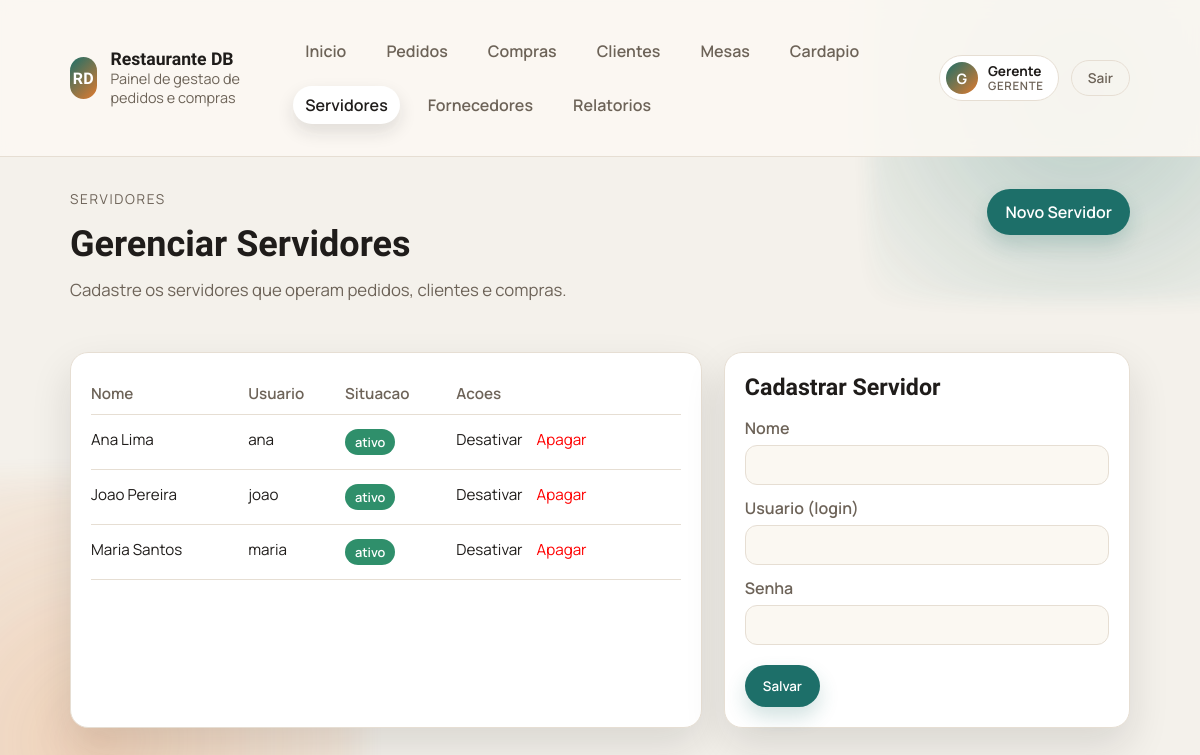
/servidor (signed in), run on the app's committed database.
### tables this page shows
CREATE TABLE usuarios (
    id_usuario INTEGER PRIMARY KEY AUTOINCREMENT,
    nome TEXT NOT NULL,
    usuario TEXT NOT NULL UNIQUE,
    senha TEXT NOT NULL,
    perfil TEXT NOT NULL DEFAULT 'servidor' CHECK (perfil IN ('admin','servidor')),
    ativo INTEGER NOT NULL DEFAULT 1 CHECK (ativo IN (0,1)),
    data_cadastro TEXT DEFAULT CURRENT_TIMESTAMP
);

### public/bd/models.php (called while the page is built, shortened)
<?php
$pdo = null;
function db_connect() {
    global $pdo;
    if (!$pdo) {
        $db_path = __DIR__ . '/../../database.sqlite';
        $pdo = get_sqlite_connection($db_path);
    }
    return $pdo;
}
function get_servidores() {
    $pdo = db_connect();
    $stmt = $pdo->query("SELECT id_usuario, nome, usuario, perfil, ativo, data_cadastro
                         FROM usuarios WHERE perfil = 'servidor' ORDER BY nome ASC");
    return $stmt->fetchAll();
}

### public/templates/servidor.php (the view, shortened to what this page needs)
<?php
require_once __DIR__ . '/../bd/models.php';
$servidores = get_servidores();
?><!doctype html>
<html lang="pt-BR">
<head>
    <link rel="stylesheet" href="/style.css">
</head>
<body>
    <?php require __DIR__ . '/partials/topbar.php'; ?>
    <main class="container">
        <section class="page-header">
            <div>
                <p class="eyebrow">Servidores</p>
                <h1>Gerenciar Servidores</h1>
                <p class="lead">Cadastre os servidores que operam pedidos, clientes e compras.</p>
            </div>
            <div class="page-actions">
                <a class="button" href="#form-card">Novo Servidor</a>
            </div>
        </section>
        <section class="layout">
            <div class="table-card">
                <table>
                    <thead>
                        <tr>
                            <th>Nome</th>
                            <th>Usuario</th>
                            <th>Situacao</th>
                            <th>Acoes</th>
                        </tr>
                    </thead>
                    <tbody>
                        <?php foreach ($servidores as $s): ?>
                        <tr>
                            <td><?= htmlspecialchars((string)$s['nome']) ?></td>
                            <td><?= htmlspecialchars((string)$s['usuario']) ?></td>
                            <td>
                                <span class="badge <?= $s['ativo'] ? 'badge--success' : 'badge--warning' ?>">
                                    <?= $s['ativo'] ? 'ativo' : 'inativo' ?>
                                </span>
                            </td>
                            <td>
                                <div class="button-row">
                                    <form method="POST" action="/" class="inline-form">
                                        <button class="text-link" type="submit"><?= $s['ativo'] ? 'Desativar' : 'Ativar' ?></button>
                                    </form>
                                    <form method="POST" action="/" class="inline-form">
                                        <button class="text-link" type="submit" style="color:red" onclick="return confirm('Tem certeza?')">Apagar</button>
                                    </form>
                                </div>
                            </td>
                        </tr>
                        <?php endforeach; ?>
                    </tbody>
                </table>
            </div>
            <aside class="form-card" id="form-card">
                <h2>Cadastrar Servidor</h2>
                <form class="stack" method="POST" action="/">
                    <label class="field">
                        <span>Nome</span>
                        <input type="text" name="nome" required>
                    </label>
                    <label class="field">
                        <span>Usuario (login)</span>
                        <input type="text" name="usuario" required>
                    </label>
                    <label class="field">
                        <span>Senha</span>
                        <input type="password" name="senha" required minlength="4">
                    </label>
                    <div class="form-actions">
                        <button class="button" type="submit">Salvar</button>
                    </div>
                </form>
            </aside>
        </section>
    </main>
</body>
</html>

### public/style.css (style rules this page uses)
:root { --bg: #f4f1eb; --bg-alt: #fbf8f2; --ink: #1f1c1a; --muted: #6d6358; --brand: #1d6f69; --brand-dark: #14524d; --accent: #e07a2f; --card: #ffffff; --border: #e6ded3; --shadow: 0 18px 40px rgba(26, 24, 22, 0.12); --radius: 18px; --radius-sm: 12px; --max: 1100px; }
* { box-sizing: border-box; }
body { margin: 0; font-family: "Manrope", "Segoe UI", sans-serif; background: var(--bg); color: var(--ink); min-height: 100vh; position: relative; }
body::before, body::after { content: ""; position: fixed; inset: auto; z-index: -1; pointer-events: none; opacity: 0.8; }
body::before { width: 420px; height: 420px; top: -120px; right: -90px; background: radial-gradient(circle, rgba(29, 111, 105, 0.35), rgba(29, 111, 105, 0)); filter: blur(10px); }
body::after { width: 520px; height: 520px; bottom: -200px; left: -160px; background: radial-gradient(circle, rgba(224, 122, 47, 0.35), rgba(224, 122, 47, 0)); filter: blur(14px); }
a { color: inherit; text-decoration: none; }
p { line-height: 1.6; margin: 0; }
.container { max-width: var(--max); margin: 0 auto; padding: 32px 20px; }
.eyebrow { font-size: 0.85rem; text-transform: uppercase; letter-spacing: 0.12em; color: var(--muted); margin-bottom: 12px; }
h1, h2, h3 { font-family: "Unbounded", sans-serif; margin: 0 0 12px; }
h1 { font-size: clamp(2rem, 3vw, 2.7rem); }
h2 { font-size: 1.45rem; }
.lead { font-size: 1.05rem; color: var(--muted); margin-bottom: 20px; }
.button-row { display: flex; gap: 14px; flex-wrap: wrap; }
.button, .pill, .text-link { font-family: "Manrope", sans-serif; }
.button { display: inline-flex; align-items: center; justify-content: center; gap: 8px; border: none; background: var(--brand); color: #fff; padding: 12px 18px; border-radius: 999px; font-weight: 600; cursor: pointer; transition: transform 0.2s ease, box-shadow 0.2s ease, background 0.2s ease; box-shadow: 0 10px 20px rgba(29, 111, 105, 0.2); }
.text-link { background: none; border: none; color: var(--brand-dark); font-weight: 600; cursor: pointer; padding: 0; }
.page-header { display: flex; align-items: flex-start; justify-content: space-between; gap: 20px; flex-wrap: wrap; }
.page-actions { display: flex; gap: 12px; flex-wrap: wrap; }
.layout { display: grid; grid-template-columns: minmax(0, 1.4fr) minmax(0, 0.9fr); gap: 22px; margin-top: 28px; }
.table-card, .form-card { background: var(--card); border: 1px solid var(--border); border-radius: var(--radius); padding: 20px; box-shadow: var(--shadow); }
table { width: 100%; border-collapse: collapse; font-size: 0.95rem; }
thead th { text-align: left; color: var(--muted); font-weight: 600; padding: 10px 0; border-bottom: 1px solid var(--border); }
tbody td { padding: 14px 0; border-bottom: 1px solid var(--border); vertical-align: top; }
.badge { display: inline-flex; align-items: center; padding: 4px 10px; border-radius: 999px; font-size: 0.8rem; font-weight: 600; color: #fff; }
.badge--success { background: #2f8f6b; }
.form-card h2 { margin-bottom: 16px; }
.stack { display: grid; gap: 12px; }
.field { display: grid; gap: 6px; font-weight: 600; color: var(--muted); }
input, select, textarea { width: 100%; padding: 10px 12px; border-radius: 12px; border: 1px solid var(--border); background: var(--bg-alt); font-family: "Manrope", sans-serif; font-weight: 500; color: var(--ink); }
.form-actions { display: flex; gap: 10px; flex-wrap: wrap; margin-top: 8px; }
.hero > *, .card, .table-card, .form-card { animation: rise 0.6s ease both; }
.form-card { animation-delay: 0.08s; }

### public/templates/servidor.php (style rules this page uses)
.inline-form { display: inline-block; margin: 0; }
.inline-form button { background: none; border: none; padding: 0; cursor: pointer; color: inherit; font: inherit; }

### data on the page
usuarios: nome "Ana Lima", usuario "ana", ativo "ativo"
usuarios: nome "Joao Pereira", usuario "joao", ativo "ativo"
usuarios: nome "Maria Santos", usuario "maria", ativo "ativo"

### other printed values
$label "Inicio"
$label "Pedidos"
$label "Compras"
$label "Clientes"
$label "Mesas"
$label "Cardapio"
$label "Servidores"
$label "Fornecedores"
$label "Relatorios"
substr((string)$user['nome'], 0, 1) "G"
$user['nome'] "Gerente"
